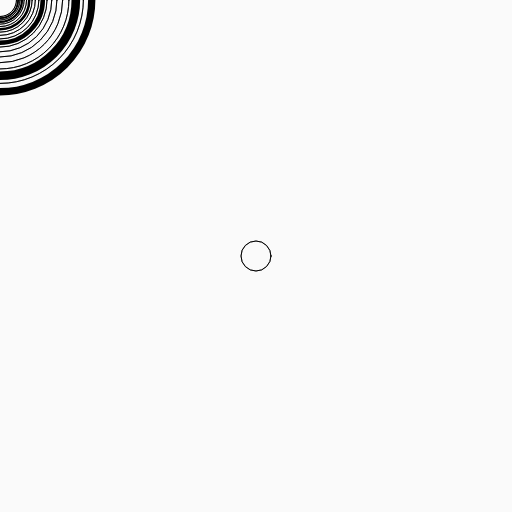
Frame 1 (no input)
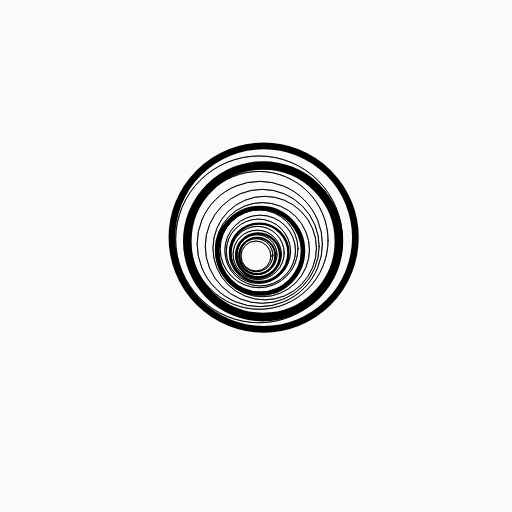
Frame 60 (no input)
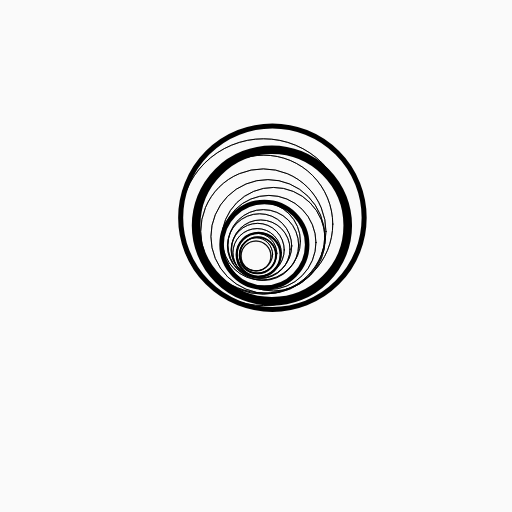
Frame 120 (the mouse pressed at the canvas centre since frame 60)

The p5.js sketch that drew these frames (run headless with seeded random() and noise() and a simulated clock; from frame 60 on, the mouse is pressed at the canvas centre):

// p5.js sketch
// ── sketch.js
const canvas_w = 512;
const canvas_h = 512;


const circles = [];
const n_circles = 20;

const min_r = 15;


function setup() {
  createCanvas(canvas_w, canvas_h);

  let parent_r = 0;
  let parent_cp = createVector(width / 2, height / 2);
  let r = min_r;
  for (let i = 0; i < n_circles; i++) {
    const c = new Circle(r, parent_cp, parent_r);
    circles.push(c);

    parent_r = r;
    parent_cp = c.p;
    r *= 1.1;
  }
}


function draw() {
  background(250);

  for (let i = 0; i < circles.length; i++) {
    const c = circles[i];

    c.draw();
    c.update();
  }
}


class NoiseLoop {
  constructor(r, len) {
    this.r = r;
    this.len = len;
    this.a = 0;

    // assumes 60 fps and that this.update() is being once per frame
    this.da = TWO_PI / (60 * this.len);

    this.cx = random(100);
    this.cy = random(100);

    this.loop_i = 0;
    this.i;

    this.v = 0;
    this.set_v();
  }

  set_v() {
    const x = cos(this.a) * this.r + this.cx;
    const y = sin(this.a) * this.r + this.cy;
    this.v = noise(x, y);
  }

  update() {
    this.a += this.da;
    this.i++;

    if (this.a >= TWO_PI) {
      this.loop_i++;
      this.a -= TWO_PI;
    }

    this.set_v();
  }
}


class Circle {
  constructor(r, parent_cp, parent_r, a_seed) {
    this.r = r;
    this.pr = parent_r || 0;

    this.pcp = parent_cp || createVector(width / 2, height / 2);

    this.noise_loop = new NoiseLoop(0.1, 20);

    this.r_diff = 0;
    this.a = 0;
    this.sw = 0;
    this.p = createVector();

    this.set_r_diff();
    this.set_a();
    this.set_sw();
    this.set_p();

    this.t = 0;
    this.dt = 1;
  }

  set_r_diff() {
    if (this.pr) {
      this.dt = 1;
      if (this.noise_loop.loop_i % 2) {
        this.dt = -1;
      } else if(this.noise_loop.loop_i > 1) {
        background(255)
      }

      this.r_diff = abs(this.r - this.pr) * this.t * 0.01;
    } else {
      this.r_diff = 0;
    }
  }

  set_sw() {
    const offset = (this.noise_loop.v - 0.5) * 100;
    const scl = map(this.r, min_r, width, 20, 0.5);

    let sw = map(this.r, min_r, width, 1, 35);
    sw += offset;

    sw = constrain(sw, 0.5, this.r / scl);

    this.sw = sw;
  }

  set_a() {
    this.a = this.noise_loop.v * TWO_PI * 2;
  }

  set_p() {
    const x = cos(this.a) * this.r_diff + this.pcp.x;
    const y = sin(this.a) * this.r_diff + this.pcp.y;

    this.p.set(x, y);
  }

  update() {
    this.t += this.dt;
    this.noise_loop.update();

    this.set_r_diff();
    this.set_a();
    this.set_sw();
    this.set_p();
  }

  draw() {
    push();
    translate(this.p.x, this.p.y);
    noFill();
    strokeWeight(this.sw);
    ellipse(0, 0, this.r * 2, this.r * 2);

    strokeWeight(this.sw * 2);
    ellipse(0, 0, this.r * 2, this.r * 2);

    pop();
  }
}
